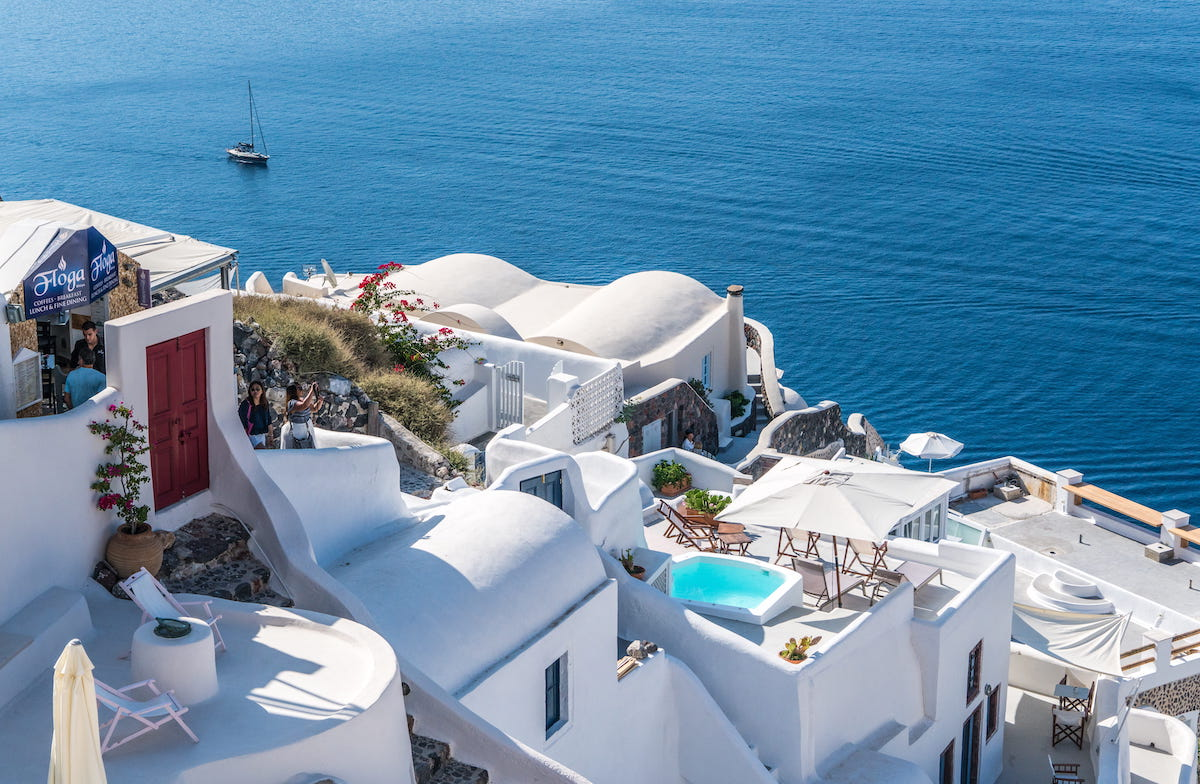
//> input picture pikrepo.com.jpg, 1200 x 784 px
$ ./canny   (built with g++ and OpenCV 4)
//> lines starting //> are read from the running program, lines starting //| are printed output that depends on the picture
#include <iostream>
#include <cmath>
#include "opencv2/core.hpp"
#include "opencv2/imgcodecs.hpp"
#include "opencv2/imgproc.hpp"
#include "opencv2/highgui.hpp"

using namespace std;
using namespace cv;

// [6 lines left out: function showKernel, not called in this run]

void showOrient(Mat orient)
{
    const int nRows = orient.rows;
    const int nCols = orient.cols;
    Mat mat(nRows, nCols, CV_32FC3);

    MatIterator_<Vec3f> itr = mat.begin<Vec3f>();
    MatIterator_<Vec3f> end = mat.end<Vec3f>();
    MatIterator_<float> itr2 = orient.begin<float>();
    MatIterator_<float> end2 = orient.end<float>();
    for (; itr != end && itr2 != end2; itr++)
    {
        float angle = *itr2++;
        (*itr)[1] = sin(angle);
        (*itr)[2] = cos(angle);
    }

    normalize(orient, orient, 0.0, 1.0, NORM_MINMAX, -1);
    imshow("orientation", mat);
}

Mat sobelXk()
{
    Mat mat = (Mat_<float>(3, 3) << 1, 0, -1, 2, 0, -2, 1, 0, -1);
    return mat;
}

Mat sobelYk()
{
    Mat mat = (Mat_<float>(3, 3) << 1, 2, 1, 0, 0, 0, -1, -2, -1);
    return mat;
}

Mat orientation(Mat sobelx, Mat sobely)
{
    const int nRows = sobelx.rows;
    const int nCols = sobelx.cols;
    Mat mat(nRows, nCols, CV_32F);

    for (int i = 0; i < nRows; i++)
    {
        MatIterator_<float> itr = mat.row(i).begin<float>();
        MatIterator_<float> end = mat.row(i).end<float>();
        for (int j = 0; j < nCols && itr != end; j++)
        {
            float gx = sobelx.at<float>(i, j);
            float gy = sobely.at<float>(i, j);
            *itr++ = atan2(gy, gx);
        }
    }
    return mat;
}

Mat magnitude(Mat sobelx, Mat sobely)
{
    const int nRows = sobelx.rows;
    const int nCols = sobelx.cols;
    Mat mat(nRows, nCols, CV_32F);

    for (int i = 0; i < nRows; i++)
    {
        MatIterator_<float> itr = mat.row(i).begin<float>();
        MatIterator_<float> end = mat.row(i).end<float>();
        for (int j = 0; j < nCols && itr != end; j++)
        {
            float gx = sobelx.at<float>(i, j);
            float gy = sobely.at<float>(i, j);
            *itr++ = sqrt(pow(gx, 2) + pow(gy, 2));
        }
    }
    return mat;
}

// [82 lines left out: functions binary, nearest, not called in this run]

Mat thinning(Mat orient, Mat magnit)
{
    const int nRows = orient.rows;
    const int nCols = orient.cols;
    Mat mat = Mat::zeros(nRows, nCols, CV_32F);
    // Mat mat = magnit.clone();
    // orient += M_PI;
    // orient /= 2 * M_PI;

    MatIterator_<float> itr = mat.begin<float>() + nCols + 1;
    MatIterator_<float> end = mat.end<float>() - nCols - 1;
    MatIterator_<float> itrO = orient.begin<float>() + nCols + 1;
    MatIterator_<float> endO = orient.end<float>() - nCols - 1;
    MatIterator_<float> itrM = magnit.begin<float>() + nCols + 1;
    MatIterator_<float> endM = magnit.end<float>() - nCols - 1;
    for (; itr != end; itr++)
    {
        MatIterator_<float> topleft = itrM - nCols - 1;
        MatIterator_<float> top = itrM - nCols;
        MatIterator_<float> topright = itrM - nCols + 1;
        MatIterator_<float> midleft = itrM - 1;
        MatIterator_<float> mid = itrM;
        MatIterator_<float> midright = itrM + 1;
        MatIterator_<float> botleft = itrM + nCols - 1;
        MatIterator_<float> bot = itrM + nCols;
        MatIterator_<float> botright = itrM + nCols + 1;
        float x = cos(*itrO);
        float y = sin(*itrO);

        if (*itrO >= 0 && *itrO < M_PI / 2)
        {
            float x1 = 0, x2 = 1, y1 = 0, y2 = 1;
            float interpol1 = (*mid * (x2 - x) * (y2 - y) + *midright * (x - x1) * (y2 - y) + *top * (x2 - x) * (y - y1) + *topright * (x - x1) * (y - y1)) / (x2 - x1) / (y2 - y1);
            x1 = -1;
            x2 = 0;
            y1 = -1;
            y2 = 0;
            float interpol2 = (*botleft * (x2 - x) * (y2 - y) + *bot * (x - x1) * (y2 - y) + *midleft * (x2 - x) * (y - y1) + *mid * (x - x1) * (y - y1)) / (x2 - x1) / (y2 - y1);
            if (*mid > interpol1 && *mid > interpol2)
            {
                *itr = *mid;
            }
            // [15 lines of commented-out code are left out]
        }
        else
        {
            float x1 = -1, x2 = 0, y1 = 0, y2 = 1;
            float interpol1 = (*midleft * (x2 - x) * (y2 - y) + *mid * (x - x1) * (y2 - y) + *topleft * (x2 - x) * (y - y1) + *top * (x - x1) * (y - y1)) / (x2 - x1) / (y2 - y1);
            x1 = 0;
            x2 = 1;
            y1 = -1;
            y2 = 0;
            float interpol2 = (*bot * (x2 - x) * (y2 - y) + *botright * (x - x1) * (y2 - y) + *mid * (x2 - x) * (y - y1) + *midright * (x - x1) * (y - y1)) / (x2 - x1) / (y2 - y1);
            if (*mid > interpol1 && *mid > interpol2)
            {
                *itr = *mid;
            }
            // [15 lines of commented-out code are left out]
        }
        itrO++;
        itrM++;
    }
    return mat;
}

Mat hysteresis(Mat src, int low, int high)
{
    float l = low / 255.;
    float h = high / 255.;
    const int nRows = src.rows;
    const int nCols = src.cols;
    Mat mat = Mat::zeros(nRows, nCols, CV_32F);

    MatIterator_<float> itr = mat.begin<float>() + nCols + 1;
    MatIterator_<float> end = mat.end<float>() - nCols - 1;
    MatIterator_<float> itr2 = src.begin<float>() + nCols + 1;
    MatIterator_<float> end2 = src.end<float>() - nCols - 1;
    for (; itr != end; itr++)
    {
        if (*itr2 >= h)
        {
            *itr = 1;
        }
        else if (*itr2 >= l)
        {
            float ngbr1 = *(itr2 - nCols - 1);
            float ngbr2 = *(itr2 - nCols);
            float ngbr3 = *(itr2 - nCols + 1);
            float ngbr4 = *(itr2 - 1);
            float ngbr6 = *(itr2 + 1);
            float ngbr7 = *(itr2 + nCols - 1);
            float ngbr8 = *(itr2 + nCols);
            float ngbr9 = *(itr2 + nCols + 1);
            if (ngbr1 >= h || ngbr2 >= h || ngbr3 >= h || ngbr4 >= h || ngbr6 >= h || ngbr7 >= h || ngbr8 >= h || ngbr9 >= h)
            {
                *itr = 1;
            }
        }
        itr2++;
    }
    return mat;
}

int low = 20, high = 30;
Mat mat;

static void onTrackbar(int, void *)
{
    Mat mat2 = hysteresis(mat, low, high);
    imshow("hysteresis", mat2);
}

int main()
{
    Mat img;
    Mat img0 = imread("pikrepo.com.jpg", IMREAD_GRAYSCALE);
//> img0: 784 rows x 1200 cols, CV_8UC1; min 0, max 255, mean 136.3
    // always convert image to float preserve negative values
    img0.convertTo(img, CV_32F, 1.0 / 255.0);

    imshow("original", img);
    cout << "depth: " << img.depth() << ", channels: " << img.channels() << endl;
//| depth: 5, channels: 1

    GaussianBlur(img, img, Size(5, 5), 2);

    Mat sbx = sobelXk();
    Mat sobelx, nsobelx;
    filter2D(img, sobelx, -1, sbx);
    // there are negative values when applying sobel, so
    normalize(sobelx, nsobelx, 0.0, 1.0, NORM_MINMAX, -1);
    imshow("sobel x", nsobelx);

    Mat sby = sobelYk();
    Mat sobely, nsobely;
    filter2D(img, sobely, -1, sby);
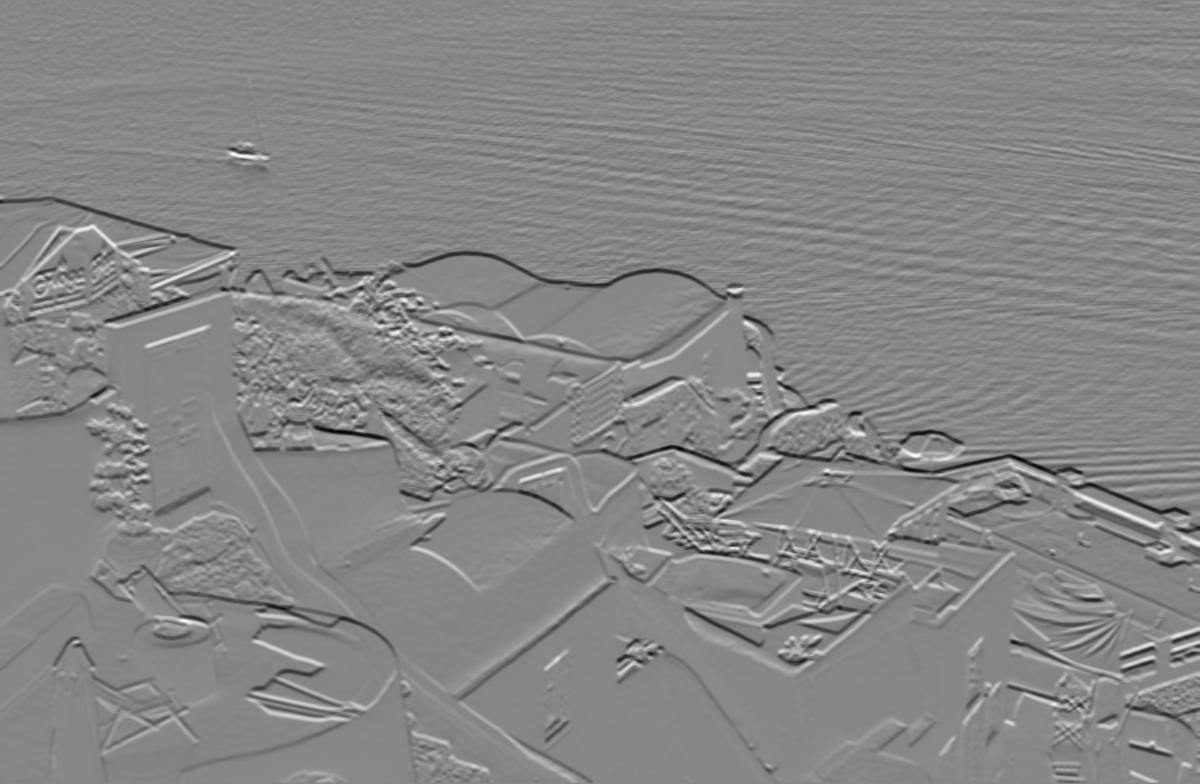
//> sobely: 784 rows x 1200 cols, CV_32FC1; min -1.37, max 1.23, mean 0.000647; drawn with min black and max white
    normalize(sobely, nsobely, 0.0, 1.0, NORM_MINMAX, -1);
    imshow("sobel y", nsobely);

    Mat orient = orientation(sobelx, sobely);
//> after the loop in orientation, `for (int i = 0; i < nRows; i++)`:
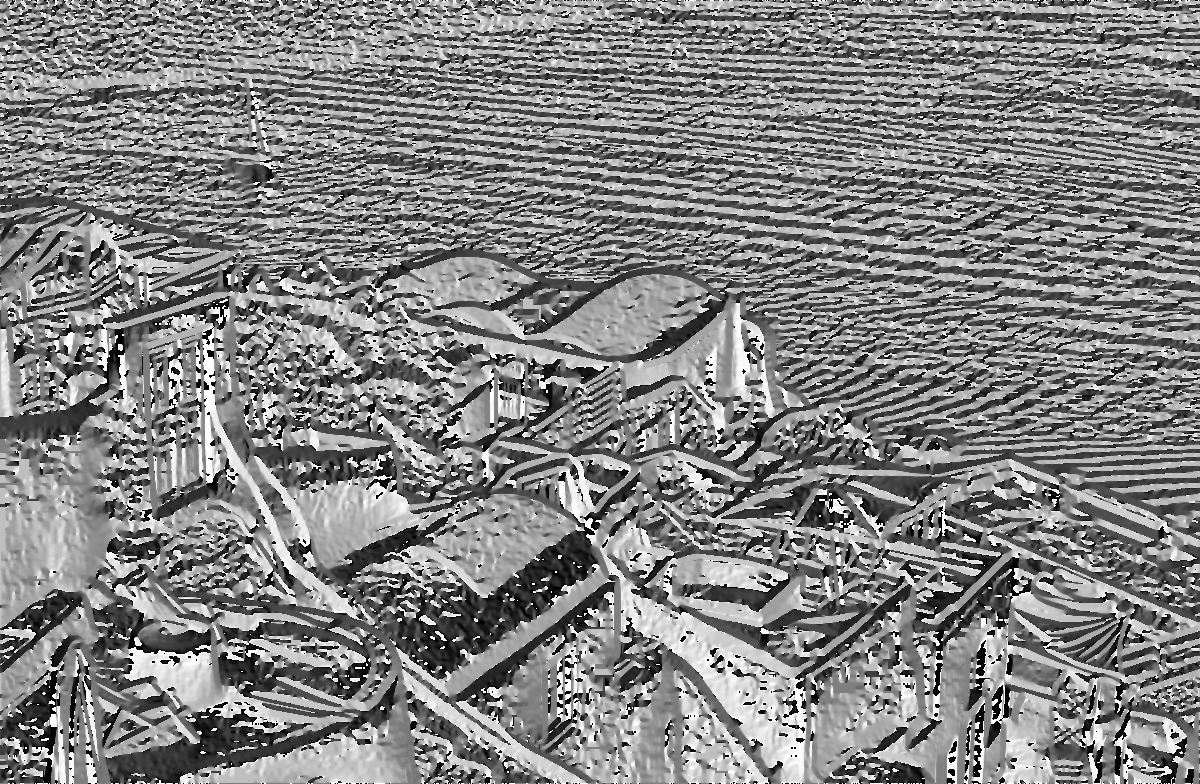
//> mat: 784 rows x 1200 cols, CV_32FC1; min -3.14, max 3.14, mean 0.107; drawn with min black and max white
    // normalize(orient, orient, 0.0, 1.0, NORM_MINMAX, -1);
    showOrient(orient);
//> the loop in showOrient, `for (; itr != end && itr2 != end2; itr++)` made 940800 passes
//> angle on passes 1 to 3: 1.57, 0, -4.8e-06
    // imshow("orientation", orient);

    Mat magnit = magnitude(sobelx, sobely);
//> after the loop in magnitude, `for (int i = 0; i < nRows; i++)`:
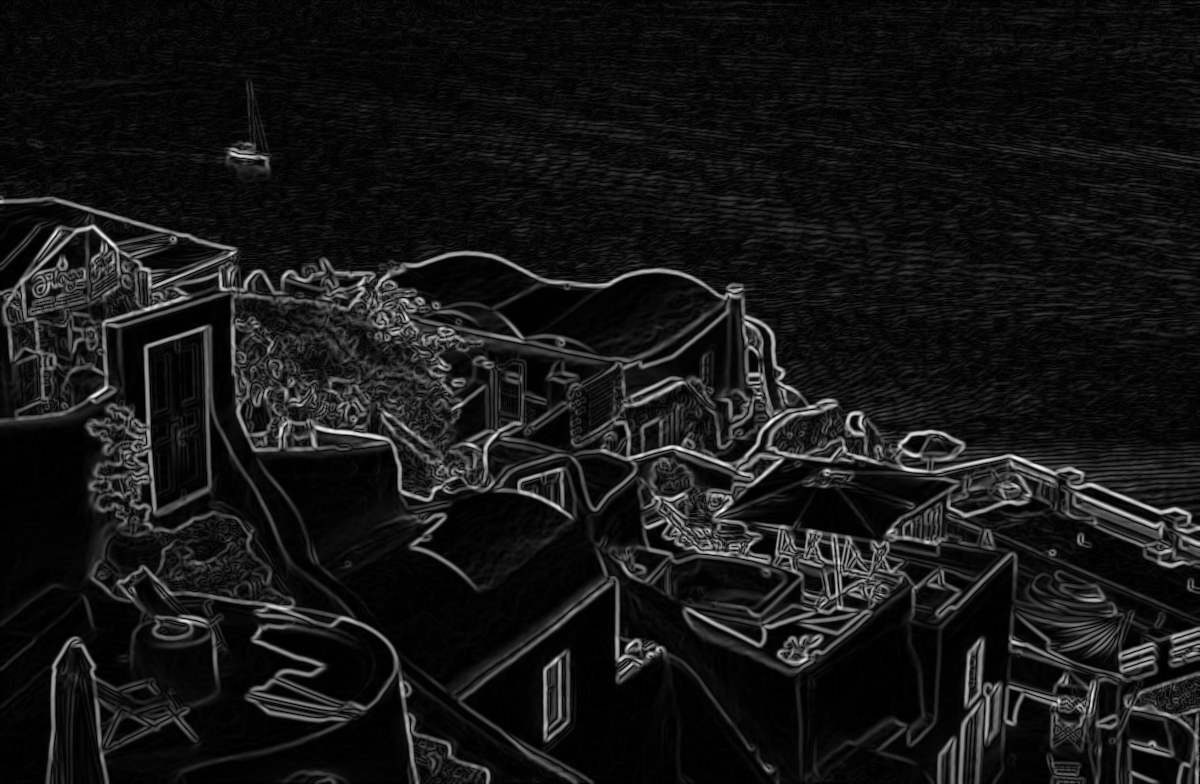
//> mat: 784 rows x 1200 cols, CV_32FC1; min 0, max 1.41, mean 0.125; drawn with min black and max white
    imshow("magnitude", magnit);

    Mat thinn = thinning(orient, magnit);
//> the loop in thinning, `for (; itr != end; itr++)` made 938398 passes
//> (x, y, interpol1, interpol2) on passes 1 to 12: (0.95, 0.311, 0.0217, 0.0283), (0.943, 0.332, 0.016, 0.0253), (0.955, 0.298, 0.0127, 0.0161), (0.973, 0.231, 0.00862, 0.0132), (0.937, 0.351, 0.0107, -0.00237), (0.847, 0.531, 0.0116, -0.00149), (0.759, 0.651, 0.0154, 0.014), (0.765, 0.644, 0.0326, 0.039), (0.806, 0.593, 0.0383, 0.0622), (0.828, 0.561, 0.022, 0.0519), (0.841, 0.541, 0.0131, -0.00538), (0.999, 0.0354, 0.0524, 0.0111)
    imshow("thin", thinn);

    string wdn = "hysteresis";
    namedWindow(wdn);
    createTrackbar("low", wdn, &low, 255, onTrackbar);
    createTrackbar("high", wdn, &high, 255, onTrackbar);
    mat = thinn;

    // Mat out;
    // Canny(img0, out, 50, 150);
    // imshow("canny", out);

    onTrackbar(0, 0);
//> after the loop in hysteresis, `for (; itr != end; itr++)`:
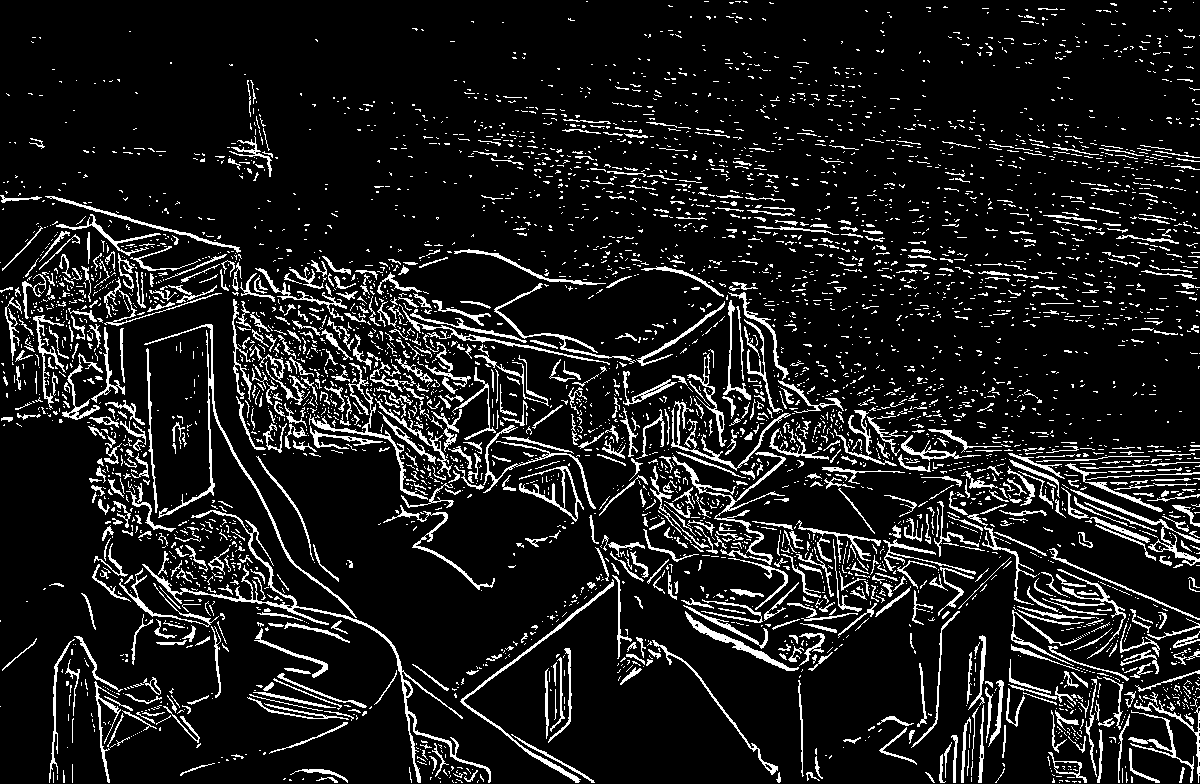
//> mat: 784 rows x 1200 cols, CV_32FC1; values 0 (black) and 1 (white), 11% white in thin lines or dots

    waitKey(0);

    return 0;
}
